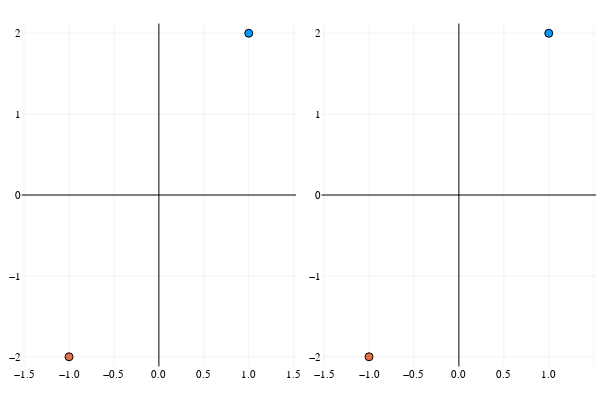

This figure's notebook cell:
### Markdown cell above
## 3. Transformations in the Conformal Model

### 3.1 Rotors

The first transformation we deal with are rotors. Remember, a rotor is a transformation
with unit norm constructed via the product of an even number of invertible vectors. The application
of a rotor in the Euclidean Geometry is done via a sandwiching, e.g.
$R x \tilde{R}$. One can show that $R x n_\infty \tilde{R} = R x \tilde{R} n_\infty$
and $R x n_0 \tilde{R} = R x \tilde{R} n_0$.

Using this fact, we can show that:

$$
R F(\mathbf x) \tilde{R} = F(R \mathbf x \tilde{R}),
$$

which means that a rotor that acts as a rotation in the Euclidean space also does the same in our Conformal Model.

### Code cell
x = cl.e1 + 2cl.e2 + 0cl.e3

R = cl.e1 * cl.e2

Rx = R*x*reverse(R)

Fx  = F(x)
RFx = R*x*reverse(R)

p1 = scatter([x.e1],[x.e2])
p1 = scatter!([Rx.e1],[Rx.e2],
    framestyle=:zerolines,
    legend=false,
    aspect_ratio=1);

p2 = scatter([Fx.e1],[Fx.e2])
p2 = scatter!([RFx.e1],[RFx.e2],
    framestyle=:zerolines,
    legend=false,
    aspect_ratio=1);

plot(p1,p2)

### Figure 1 — Plotly figure (JSON) as saved in the notebook; plotly's stock layout.template omitted (floating-point values rounded to 4 significant figures)
{"data": [{"colorbar": {"len": 0.9525, "title": {"text": ""}, "x": 0.4934, "y": 0.5139}, "legendgroup": "y1", "marker": {"color": "rgba(0, 154, 250, 1.000)", "line": {"color": "rgba(0, 0, 0, 1)", "width": 1}, "size": 8, "symbol": "circle"}, "mode": "markers", "name": "y1", "showlegend": true, "type": "scatter", "x": [1], "xaxis": "x", "y": [2], "yaxis": "y", "zmax": null, "zmin": null}, {"colorbar": {"len": 0.9525, "title": {"text": ""}, "x": 0.4934, "y": 0.5139}, "legendgroup": "y2", "marker": {"color": "rgba(227, 111, 71, 1.000)", "line": {"color": "rgba(0, 0, 0, 1)", "width": 1}, "size": 8, "symbol": "circle"}, "mode": "markers", "name": "y2", "showlegend": true, "type": "scatter", "x": [-1], "xaxis": "x", "y": [-2], "yaxis": "y", "zmax": null, "zmin": null}, {"colorbar": {"len": 0.9525, "title": {"text": ""}, "x": 0.9934, "y": 0.5139}, "legendgroup": "y1", "marker": {"color": "rgba(0, 154, 250, 1.000)", "line": {"color": "rgba(0, 0, 0, 1)", "width": 1}, "size": 8, "symbol": "circle"}, "mode": "markers", "name": "y1", "showlegend": true, "type": "scatter", "x": [1], "xaxis": "x2", "y": [2], "yaxis": "y2", "zmax": null, "zmin": null}, {"colorbar": {"len": 0.9525, "title": {"text": ""}, "x": 0.9934, "y": 0.5139}, "legendgroup": "y2", "marker": {"color": "rgba(227, 111, 71, 1.000)", "line": {"color": "rgba(0, 0, 0, 1)", "width": 1}, "size": 8, "symbol": "circle"}, "mode": "markers", "name": "y2", "showlegend": true, "type": "scatter", "x": [-1], "xaxis": "x2", "y": [-2], "yaxis": "y2", "zmax": null, "zmin": null}], "layout": {"annotations": [], "height": 400, "margin": {"b": 20, "l": 0, "r": 0, "t": 20}, "paper_bgcolor": "rgba(255, 255, 255, 1.000)", "plot_bgcolor": "rgba(255, 255, 255, 1.000)", "showlegend": false, "width": 600, "xaxis": {"anchor": "y", "domain": [0.03619, 0.4934], "gridcolor": "rgba(0, 0, 0, 0.1)", "gridwidth": 0.5, "linecolor": "rgba(0, 0, 0, 1)", "mirror": false, "range": [-1.526, 1.526], "showgrid": true, "showline": false, "showticklabels": true, "tickangle": 0, "tickcolor": "rgba(0, 0, 0, 0)", "tickfont": {"color": "rgba(0, 0, 0, 1)", "family": "sans-serif", "size": 11}, "tickmode": "array", "ticks": "inside", "ticktext": ["−1.5", "−1.0", "−0.5", "0.0", "0.5", "1.0", "1.5"], "tickvals": [-1.5, -1, -0.5, 0, 0.5, 1, 1.5], "title": {"font": {"color": "rgba(0, 0, 0, 1)", "family": "sans-serif", "size": 15}, "text": ""}, "type": "linear", "visible": true, "zeroline": true, "zerolinecolor": "rgba(0, 0, 0, 1)"}, "xaxis2": {"anchor": "y2", "domain": [0.5362, 0.9934], "gridcolor": "rgba(0, 0, 0, 0.1)", "gridwidth": 0.5, "linecolor": "rgba(0, 0, 0, 1)", "mirror": false, "range": [-1.526, 1.526], "showgrid": true, "showline": false, "showticklabels": true, "tickangle": 0, "tickcolor": "rgba(0, 0, 0, 0)", "tickfont": {"color": "rgba(0, 0, 0, 1)", "family": "sans-serif", "size": 11}, "tickmode": "array", "ticks": "inside", "ticktext": ["−1.5", "−1.0", "−0.5", "0.0", "0.5", "1.0", "1.5"], "tickvals": [-1.5, -1, -0.5, 0, 0.5, 1, 1.5], "title": {"font": {"color": "rgba(0, 0, 0, 1)", "family": "sans-serif", "size": 15}, "text": ""}, "type": "linear", "visible": true, "zeroline": true, "zerolinecolor": "rgba(0, 0, 0, 1)"}, "yaxis": {"anchor": "x", "domain": [0.03762, 0.9902], "gridcolor": "rgba(0, 0, 0, 0.1)", "gridwidth": 0.5, "linecolor": "rgba(0, 0, 0, 1)", "mirror": false, "range": [-2.12, 2.12], "showgrid": true, "showline": false, "showticklabels": true, "tickangle": 0, "tickcolor": "rgba(0, 0, 0, 0)", "tickfont": {"color": "rgba(0, 0, 0, 1)", "family": "sans-serif", "size": 11}, "tickmode": "array", "ticks": "inside", "ticktext": ["−2", "−1", "0", "1", "2"], "tickvals": [-2, -1, 0, 1, 2], "title": {"font": {"color": "rgba(0, 0, 0, 1)", "family": "sans-serif", "size": 15}, "text": ""}, "type": "linear", "visible": true, "zeroline": true, "zerolinecolor": "rgba(0, 0, 0, 1)"}, "yaxis2": {"anchor": "x2", "domain": [0.03762, 0.9902], "gridcolor": "rgba(0, 0, 0, 0.1)", "gridwidth": 0.5, "linecolor": "rgba(0, 0, 0, 1)", "mirror": false, "range": [-2.12, 2.12], "showgrid": true, "showline": false, "showticklabels": true, "tickangle": 0, "tickcolor": "rgba(0, 0, 0, 0)", "tickfont": {"color": "rgba(0, 0, 0, 1)", "family": "sans-serif", "size": 11}, "tickmode": "array", "ticks": "inside", "ticktext": ["−2", "−1", "0", "1", "2"], "tickvals": [-2, -1, 0, 1, 2], "title": {"font": {"color": "rgba(0, 0, 0, 1)", "family": "sans-serif", "size": 15}, "text": ""}, "type": "linear", "visible": true, "zeroline": true, "zerolinecolor": "rgba(0, 0, 0, 1)"}}}
